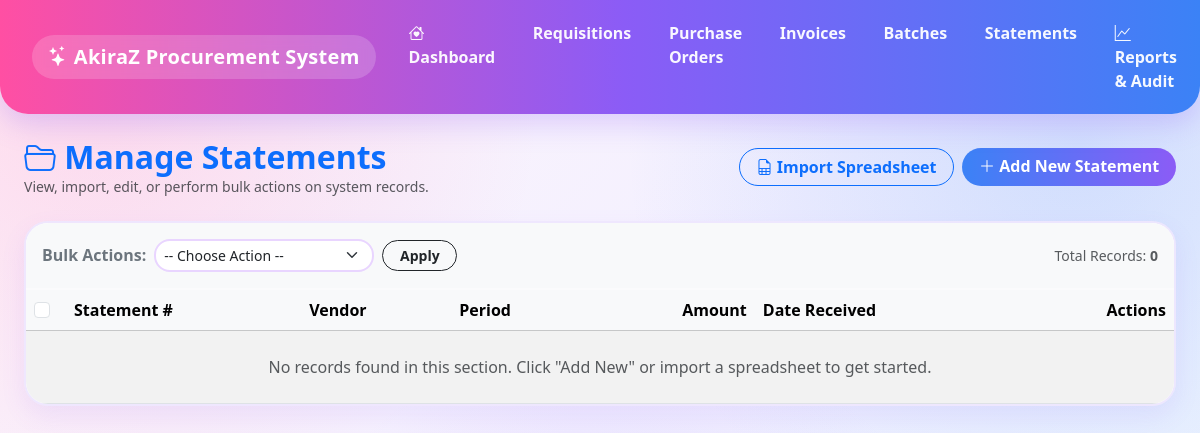
/statements, run on an earlier commit of the app's database.
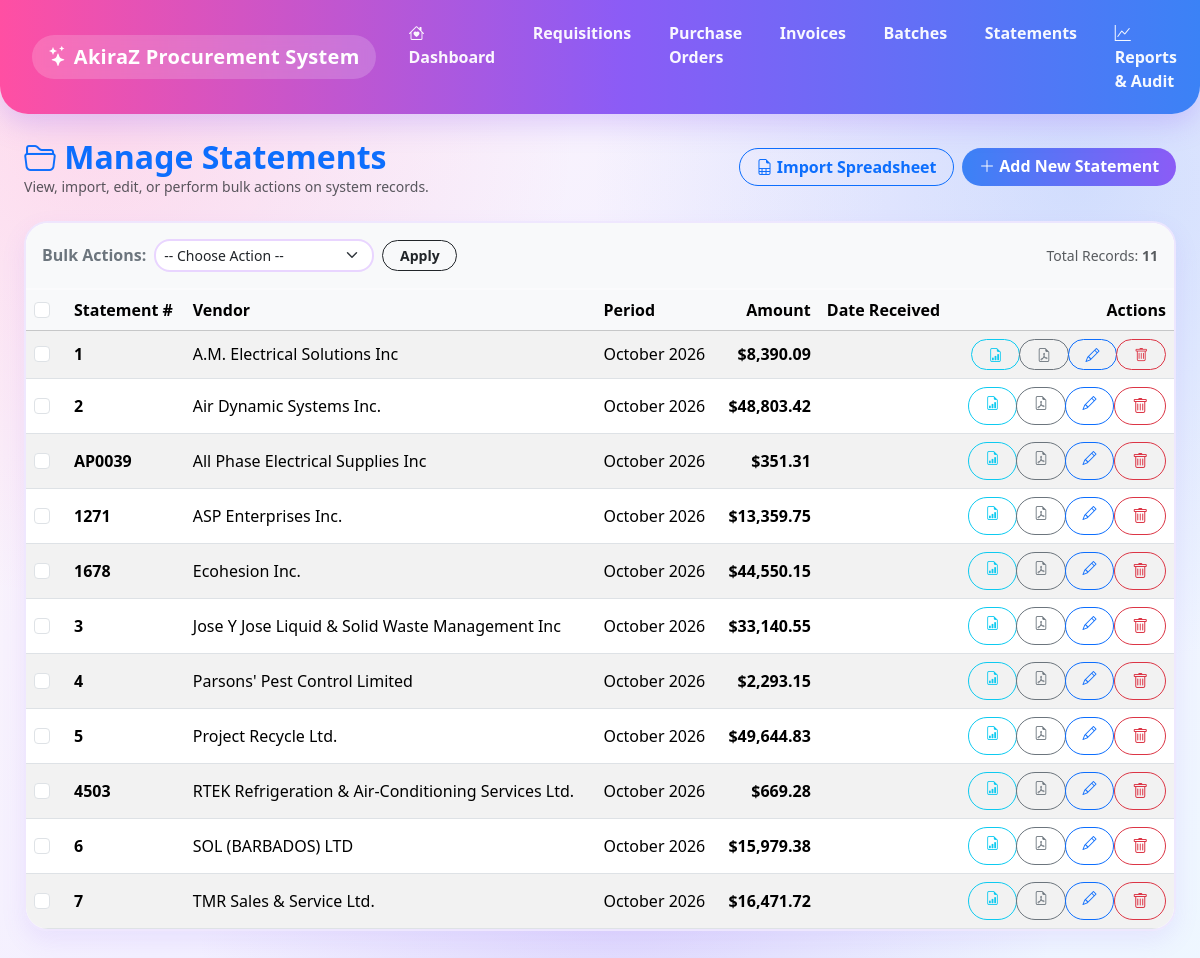
And on a later commit of the database.
### app.py (models this page shows)
class VendorStatement(db.Model):
    id = db.Column(db.Integer, primary_key=True)
    statement_number = db.Column(db.String(50), unique=True, nullable=False)
    functional_area = db.Column(db.String(100))
    vendor = db.Column(db.String(100))
    statement_period = db.Column(db.String(50))
    date_received = db.Column(db.String(20))
    amount = db.Column(db.Float, default=0.0)
    remarks = db.Column(db.Text)
    pdf_filename = db.Column(db.String(200))
    invoices = db.relationship('Invoice', backref='statement', lazy=True)

### app.py (the view)
@app.route('/<entity_type>')
def list_entities(entity_type):
    if entity_type not in VALID_ENTITIES:
        flash("Invalid section requested.", "danger")
        return redirect(url_for('index'))
    batches = BatchSummary.query.all() if entity_type == 'invoices' else []
    statements = VendorStatement.query.all() if entity_type == 'invoices' else []
    if entity_type == 'requisitions':
        items = Requisition.query.all()
    elif entity_type == 'purchase_orders':
        items = PurchaseOrder.query.all()
    elif entity_type == 'invoices':
        items = Invoice.query.all()
    elif entity_type == 'batches':
        items = BatchSummary.query.all()
    elif entity_type == 'statements':
        items = VendorStatement.query.all()
    return render_template('list_view.html', entity_type=entity_type, items=items,
                           batches=batches, statements=statements, today_str=date.today().strftime('%Y-%m-%d'),
                           format_date_us=format_date_us)

### app.py (called while the page is built, shortened)
@app.context_processor
def inject_app_branding():
    return {
        'app_name': 'AkiraZ Procurement System',
        'app_tagline': 'Bubbly Pink, Blue & Purple Procurement Hub'
    }

def format_date_us(val):
    if not val:
        return ''

### templates/list_view.html (shortened to what this page needs)
{% extends "base.html" %}
{% block content %}
<div class="d-flex justify-content-between align-items-center mb-4">
    <div>
        <h2 class="fw-bold text-primary mb-0 text-capitalize">
            <i class="bi bi-folder2-open"></i> Manage {{ entity_type.replace('_', ' ') }}
        </h2>
        <p class="text-muted small mb-0">View, import, edit, or perform bulk actions on system records.</p>
    </div>
    <div class="d-flex gap-2">
        <button type="button" class="btn btn-outline-primary fw-bold" data-bs-toggle="modal" data-bs-target="#importModal">
            <i class="bi bi-file-earmark-spreadsheet"></i> Import Spreadsheet
        </button>
        <a href="{{ url_for('add_entity', entity_type=entity_type) }}" class="btn btn-primary fw-bold">
            <i class="bi bi-plus-lg"></i> Add New {{ entity_type[:-1].replace('_', ' ').capitalize() if entity_type.endswith('s') else entity_type.replace('_', ' ').capitalize() }}
        </a>
    </div>
</div>
<form action="{{ url_for('bulk_action', entity_type=entity_type) }}" method="POST" id="bulkForm">
    <div class="card shadow-sm mb-4">
        <div class="card-header bg-light d-flex justify-content-between align-items-center py-3">
            <div class="d-flex align-items-center gap-2">
                <span class="fw-bold text-secondary">Bulk Actions:</span>
                <select name="bulk_action" id="bulkActionSelect" class="form-select form-select-sm" style="width: 220px;" required>
                    <option value="">-- Choose Action --</option>
                </select>
                <button type="submit" class="btn btn-sm btn-outline-dark fw-bold" onclick="return confirm('Are you sure you want to perform this bulk action on selected items?');">Apply</button>
            </div>
            <div class="text-muted small">
                Total Records: <strong>{{ items|length }}</strong>
            </div>
        </div>
        <div class="table-responsive">
            <table class="table table-hover table-striped align-middle mb-0">
                <thead class="table-light">
                    <tr>
                        <th style="width: 40px;"><input type="checkbox" id="selectAll" class="form-check-input"></th>
                        {% if entity_type == 'requisitions' %}
                        <th>Req #</th>
                        <th>Date</th>
                        <th>POID</th>
                        <th>Vendor</th>
                        <th>Description</th>
                        <th class="text-end">Value</th>
                        <th>Date Sent to Bursary</th>
                        {% elif entity_type == 'batches' %}
                        <th>Batch #</th>
                        <th>Functional Area</th>
                        <th>Period</th>
                        <th>Submission Date</th>
                        {% elif entity_type == 'statements' %}
                        <th>Statement #</th>
                        <th>Vendor</th>
                        <th>Period</th>
                        <th class="text-end">Amount</th>
                        <th>Date Received</th>
                        {% endif %}
                        <th class="text-end">Actions</th>
                    </tr>
                </thead>
                <tbody>
                    {% for item in items %}
                    <tr>
                        <td><input type="checkbox" name="selected_ids" value="{{ item.id }}" class="form-check-input row-checkbox"></td>
                        {% if entity_type == 'requisitions' %}
                        <td class="fw-bold">{{ item.requisition_number }}</td>
                        <td>{{ format_date_us(item.transaction_date) }}</td>
                        <td><span class="badge bg-secondary">{{ item.poid or 'None' }}</span></td>
                        <td>{{ item.vendor_name or '' }}</td>
                        <td>{{ item.description or '' }}</td>
                        <td class="text-end fw-bold">${{ "{:,.2f}".format(item.value or 0) }}</td>
                        <td>{{ format_date_us(item.date_sent_to_bursary) or 'Pending' }}</td>
                        {% elif entity_type == 'batches' %}
                        <td class="fw-bold">{{ item.batch_number }}</td>
                        <td>{{ item.functional_area or '' }}</td>
                        <td>{{ item.period_collected or '' }}</td>
                        <td>{{ format_date_us(item.submission_date) or 'Pending' }}</td>
                        {% elif entity_type == 'statements' %}
                        <td class="fw-bold">{{ item.statement_number }}</td>
                        <td>{{ item.vendor or '' }}</td>
                        <td>{{ item.statement_period or '' }}</td>
                        <td class="text-end fw-bold">${{ "{:,.2f}".format(item.amount or 0) }}</td>
                        <td>{{ format_date_us(item.date_received) }}</td>
                        {% endif %}
                        <td class="text-end">
                            <div class="btn-group btn-group-sm">
                                {% if entity_type == 'statements' %}
                                <a href="{{ url_for('statement_report', statement_id=item.id) }}" class="btn btn-outline-info" title="View 28-Day Report">
                                    <i class="bi bi-file-earmark-bar-graph"></i>
                                </a>
                                {% endif %}
                                {% if item.pdf_filename %}
                                <a href="{{ url_for('uploaded_file', filename=item.pdf_filename) }}" target="_blank" class="btn btn-outline-secondary" title="View PDF">
                                    <i class="bi bi-file-earmark-pdf"></i>
                                </a>
                                {% endif %}
                                <a href="{{ url_for('edit_entity', entity_type=entity_type, id=item.id) }}" class="btn btn-outline-primary" title="Edit">
                                    <i class="bi bi-pencil"></i>
                                </a>
                                <form action="{{ url_for('delete_entity', entity_type=entity_type, id=item.id) }}" method="POST" class="d-inline" onsubmit="return confirm('Delete this record permanently?');">
                                    <button type="submit" class="btn btn-outline-danger" title="Delete"><i class="bi bi-trash"></i></button>
                                </form>
                            </div>
                        </td>
                    </tr>
                    {% else %}
                    <tr>
                        <td colspan="10" class="text-center py-4 text-muted">No records found in this section. Click "Add New" or import a spreadsheet to get started.</td>
                    </tr>
                    {% endfor %}
                </tbody>
            </table>
        </div>
    </div>
</form>
{% endblock %}

### templates/base.html (shortened to what this page needs)
<!DOCTYPE html>
<html lang="en">
<head>
    <link href="https://cdn.jsdelivr.net/npm/bootstrap@5.3.2/dist/css/bootstrap.min.css" rel="stylesheet">
    <link href="https://cdn.jsdelivr.net/npm/bootstrap-icons@1.11.3/font/bootstrap-icons.min.css" rel="stylesheet">
</head>
<body>
    <nav class="navbar navbar-expand-lg akira-navbar mb-4">
        <div class="container-fluid">
            <a class="navbar-brand" href="{{ url_for('index') }}">
                <i class="bi bi-stars"></i> {{ app_name or 'AkiraZ Procurement System' }}
            </a>
            <div class="collapse navbar-collapse" id="akiraNav">
                <ul class="navbar-nav ms-auto gap-1">
                    <li class="nav-item"><a class="nav-link" href="{{ url_for('index') }}"><i class="bi bi-house-heart"></i> Dashboard</a></li>
                    <li class="nav-item"><a class="nav-link" href="{{ url_for('list_entities', entity_type='requisitions') }}">Requisitions</a></li>
                    <li class="nav-item"><a class="nav-link" href="{{ url_for('list_entities', entity_type='purchase_orders') }}">Purchase Orders</a></li>
                    <li class="nav-item"><a class="nav-link" href="{{ url_for('list_entities', entity_type='invoices') }}">Invoices</a></li>
                    <li class="nav-item"><a class="nav-link" href="{{ url_for('list_entities', entity_type='batches') }}">Batches</a></li>
                    <li class="nav-item"><a class="nav-link" href="{{ url_for('list_entities', entity_type='statements') }}">Statements</a></li>
                    <li class="nav-item"><a class="nav-link" href="{{ url_for('reports_hub') }}"><i class="bi bi-graph-up"></i> Reports &amp; Audit</a></li>
                </ul>
            </div>
        </div>
    </nav>
    <div class="container-fluid px-4 pb-5">
        {% block content %}{% endblock %}
    </div>
</body>
</html>

### templates/base.html (style rules this page uses)
:root { --akira-pink: #ff4fa3; --akira-pink-soft: #ffe6f2; --akira-blue: #3b82f6; --akira-blue-soft: #e0f2fe; --akira-purple: #8b5cf6; --akira-purple-soft: #f3e8ff; --akira-ink: #2d1b4e; }
body { min-height: 100vh; color: var(--akira-ink); background: radial-gradient(circle at 8% 12%, rgba(255, 79, 163, 0.16), transparent 34%), radial-gradient(circle at 90% 18%, rgba(59, 130, 246, 0.18), transparent 36%), radial-gradient(circle at 52% 88%, rgba(139, 92, 246, 0.18), transparent 40%), linear-gradient(135deg, #fff5fa 0%, #f3f0ff 50%, #eef7ff 100%); font-family: 'Segoe UI', system-ui, -apple-system, sans-serif; }
.akira-navbar { background: linear-gradient(90deg, #ff4fa3 0%, #8b5cf6 52%, #3b82f6 100%); border-radius: 0 0 28px 28px; box-shadow: 0 10px 28px rgba(139, 92, 246, 0.25); padding: 0.85rem 1.25rem; }
.akira-navbar .navbar-brand { color: #ffffff !important; font-weight: 800; letter-spacing: 0.3px; background: rgba(255, 255, 255, 0.18); padding: 0.45rem 1rem; border-radius: 999px; backdrop-filter: blur(6px); }
.akira-navbar .nav-link { color: rgba(255, 255, 255, 0.95) !important; font-weight: 600; border-radius: 999px; padding: 0.45rem 0.9rem !important; margin: 0 0.15rem; transition: transform 0.18s ease, background-color 0.18s ease; }
.card { border: 2px solid rgba(139, 92, 246, 0.14); border-radius: 24px !important; background: rgba(255, 255, 255, 0.92); backdrop-filter: blur(8px); box-shadow: 0 10px 24px rgba(139, 92, 246, 0.10), inset 0 1px 0 rgba(255, 255, 255, 0.8) !important; transition: transform 0.2s ease, box-shadow 0.2s ease; }
.card-header { border-radius: 22px 22px 0 0 !important; border-bottom: 2px solid rgba(255, 255, 255, 0.35); }
.btn { border-radius: 999px !important; padding-left: 1.05rem; padding-right: 1.05rem; font-weight: 700; transition: transform 0.15s ease, box-shadow 0.15s ease; }
.btn-primary { background: linear-gradient(90deg, #3b82f6 0%, #8b5cf6 100%); border: none; }
.form-control, .form-select { border-radius: 16px !important; border: 2px solid #e9d5ff; background-color: #ffffff; }
.table-responsive { border-radius: 0 0 22px 22px; }

What changed in the data, as far as the page shows it:
added VendorStatement: statement_number "1", vendor "A.M. Electrical Solutions Inc", statement_period "October 2026", amount "8,390.09"
added VendorStatement: statement_number "2", vendor "Air Dynamic Systems Inc.", statement_period "October 2026", amount "48,803.42"
added VendorStatement: statement_number "AP0039", vendor "All Phase Electrical Supplies Inc", statement_period "October 2026", amount "351.31"
added VendorStatement: statement_number "1271", vendor "ASP Enterprises Inc.", statement_period "October 2026", amount "13,359.75"
added VendorStatement: statement_number "1678", vendor "Ecohesion Inc.", statement_period "October 2026", amount "44,550.15"
added VendorStatement: statement_number "3", vendor "Jose Y Jose Liquid & Solid Waste Management Inc", statement_period "October 2026", amount "33,140.55"
added VendorStatement: statement_number "4", vendor "Parsons' Pest Control Limited", statement_period "October 2026", amount "2,293.15"
added VendorStatement: statement_number "5", vendor "Project Recycle Ltd.", statement_period "October 2026", amount "49,644.83"
added VendorStatement: statement_number "4503", vendor "RTEK Refrigeration & Air-Conditioning Services Ltd.", statement_period "October 2026", amount "669.28"
added VendorStatement: statement_number "6", vendor "SOL (BARBADOS) LTD", statement_period "October 2026", amount "15,979.38"
added VendorStatement: statement_number "7", vendor "TMR Sales & Service Ltd.", statement_period "October 2026", amount "16,471.72"
Also different on the page:
{{ items|length }}: "0" → "11"
text no longer shown: "No records found in this section. Click \"Add New\" or import a spreadsheet to get started."
